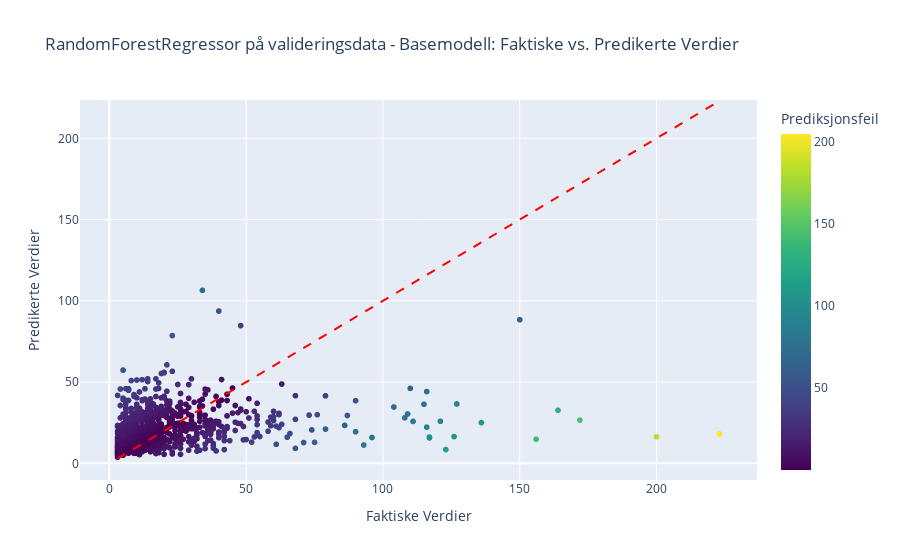

The notebook cell this image was saved under:
### Markdown cell above
## RandomForestRegression

### Code cell
# Opprett en RandomForest-regresjonsmodell
model_rf = RandomForestRegressor(random_state=42)

# Tren modellen på treningsdata
model_rf.fit(X_train_imputed, y_train)

# Evaluer modellen på valideringsdata
y_val_pred_rf = model_rf.predict(X_val_imputed)
rmse_val_rf = root_mean_squared_error(y_val, y_val_pred_rf)
print(f"RMSE på Valideringssett (RandomForest): {rmse_val_rf:.3f}")

# Plot faktiske verdier mot predikerte verdier for valideringsdata
plot_actual_vs_pred(y_val, y_val_pred_rf, "RandomForestRegressor på valideringsdata - Basemodell")

### Figure 1 — Plotly figure (JSON) as saved in the notebook; plotly's stock layout.template omitted (floating-point values rounded to 4 significant figures; data arrays with more than 128 entries replaced by an {"elided": "..."} marker saying what was removed)
{"data": [{"hovertemplate": "Actual=%{x}<br>Predicted=%{y}<br>Prediksjonsfeil=%{marker.color}<extra></extra>", "legendgroup": "", "marker": {"color": {"elided": "1160 float values"}, "coloraxis": "coloraxis", "symbol": "circle"}, "mode": "markers", "name": "", "showlegend": false, "type": "scattergl", "x": {"elided": "1160 int values"}, "xaxis": "x", "y": {"elided": "1160 float values"}, "yaxis": "y"}], "layout": {"coloraxis": {"colorbar": {"title": {"text": "Prediksjonsfeil"}}, "colorscale": [[0, "#440154"], [0.1111, "#482878"], [0.2222, "#3e4989"], [0.3333, "#31688e"], [0.4444, "#26828e"], [0.5556, "#1f9e89"], [0.6667, "#35b779"], [0.7778, "#6ece58"], [0.8889, "#b5de2b"], [1, "#fde725"]]}, "legend": {"tracegroupgap": 0}, "shapes": [{"line": {"color": "Red", "dash": "dash"}, "name": "Perfekt Prediksjonslinje", "type": "line", "x0": 3, "x1": 223, "y0": 3, "y1": 223}], "title": {"text": "RandomForestRegressor på valideringsdata - Basemodell: Faktiske vs. Predikerte Verdier"}, "xaxis": {"anchor": "y", "domain": [0, 1], "title": {"text": "Faktiske Verdier"}}, "yaxis": {"anchor": "x", "domain": [0, 1], "title": {"text": "Predikerte Verdier"}}}}
